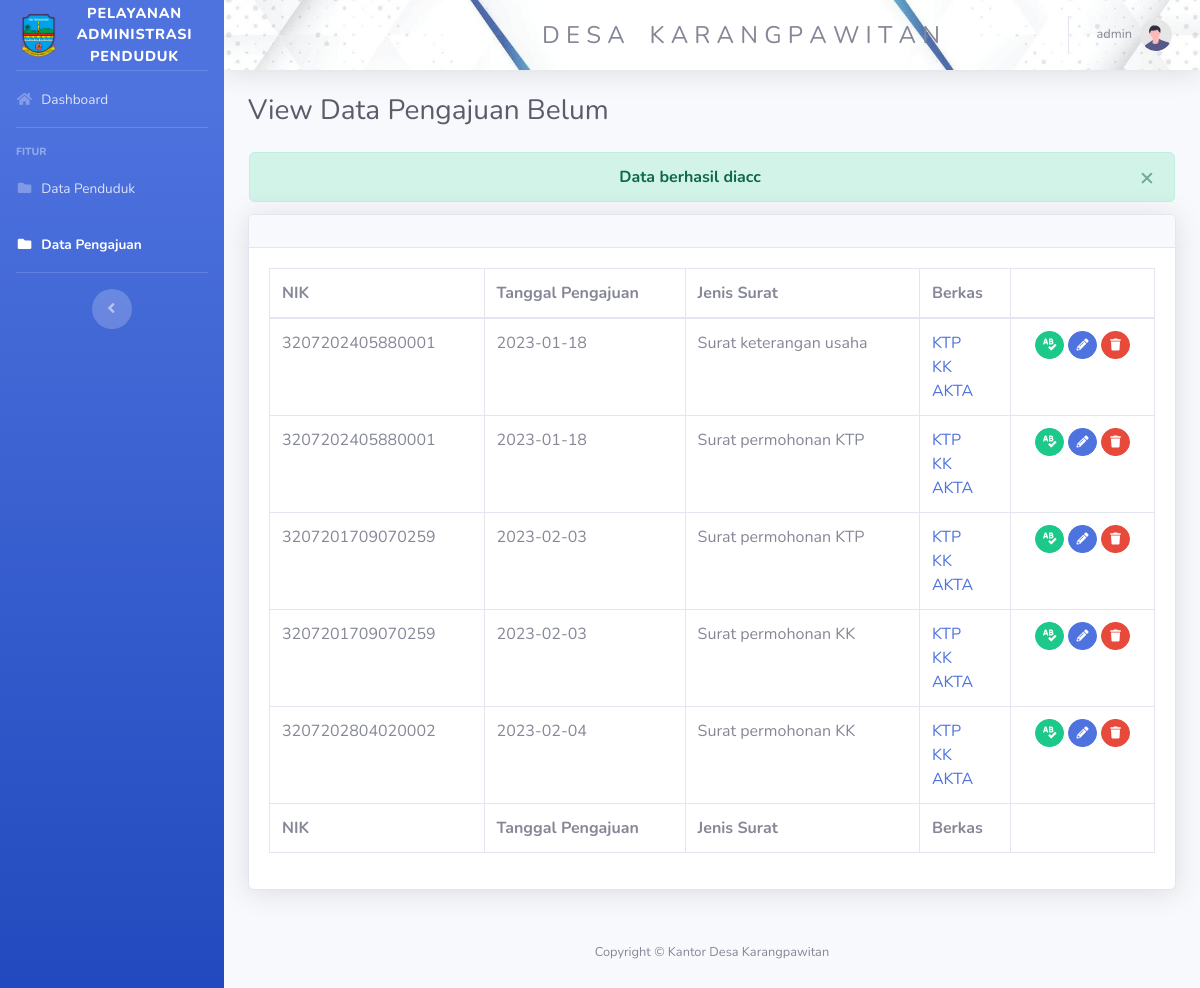
Screenshot of /view_data_pengajuan_belum.php?acc=success (signed in) with the database file from the repository.
### tables this page shows
CREATE TABLE IF NOT EXISTS `pengajuan` (
`id_pengajuan` int(11) NOT NULL,
  `tgl_pengajuan` date DEFAULT NULL,
  `gambar_ktp` varchar(150) NOT NULL,
  `gambar_kk` varchar(150) NOT NULL,
  `gambar_akta` varchar(150) NOT NULL,
  `catatan` varchar(150) NOT NULL,
  `nik` bigint(20) NOT NULL,
  `id_jenis_surat` int(11) NOT NULL
);

### view_data_pengajuan_belum.php (the view, shortened to what this page needs)
<!DOCTYPE html>
<html lang="en">
<head>
    <link href="vendor/fontawesome-free/css/all.min.css" rel="stylesheet" type="text/css">
    <link href="css/sb-admin-2.min.css" rel="stylesheet">
    <link rel="stylesheet" type="text/css" href="css/style.css">
    <link href="vendor/datatables/dataTables.bootstrap4.min.css" rel="stylesheet">
</head>
<body id="page-top">
    <div id="wrapper">
        <ul class="navbar-nav bg-gradient-primary samping sidebar sidebar-dark accordion" id="accordionSidebar">
            <a class="sidebar-brand d-flex align-items-center justify-content-center" href="dashboard_super.php">
                <div class="sidebar-brand-icon">
                    <img src="img/Logo.png" class="img-logo">
                </div>
                <div class="sidebar-brand-text mx-3 text">Pelayanan Administrasi Penduduk</div>
            </a>
            <hr class="sidebar-divider my-0">
            <li class="nav-item">
                <a class="nav-link" href="dashboard_admin.php">
                    <i class="fas fa-fw fa-home"></i>
                    <span>Dashboard</span></a>
            </li>
            <hr class="sidebar-divider">
            <div class="sidebar-heading">
                Fitur
            </div>
            <li class="nav-item">
                <a class="nav-link" href="view_data_penduduk_admin.php">
                    <i class="fas fa-fw fa-folder"></i>
                    <span>Data Penduduk</span></a>
            </li>
			<li class="nav-item active">
                <a class="nav-link" href="view_data_pengajuan_admin.php">
                    <i class="fas fa-fw fa-folder"></i>
                    <span>Data Pengajuan</span></a>
            </li>
            <hr class="sidebar-divider d-none d-md-block">
            <div class="text-center d-none d-md-inline">
                <button class="rounded-circle border-0" id="sidebarToggle"></button>
            </div>
        </ul>
        <div id="content-wrapper" class="d-flex flex-column">
            <div id="content" class="tengah">
                <nav class="navbar navbar-expand navbar-light img bg-white topbar mb-4 static-top shadow">
                    <h4  style="margin-left: 32%; margin-top: 1%;"> D E S A  &nbsp;&nbsp; K A R A N G P A W I T A N</h4>
                    <ul class="navbar-nav ml-auto">
                        <li class="nav-item dropdown no-arrow">
                            <a class="nav-link dropdown-toggle" href="#" id="userDropdown" role="button"
                                data-toggle="dropdown" aria-haspopup="true" aria-expanded="false">
                                <span class="mr-2 d-none d-lg-inline text-gray-600 small"><?php echo $_SESSION['username_akun']; ?></span>
                                <img class="img-profile rounded-circle"
                                    src="img/undraw_profile.svg">
                            </a>
                        </li>
                    </ul>
                </nav>
                <div class="container-fluid">
                    <h1 class="h3 mb-4 text-gray-800">View Data Pengajuan Belum</h1>
                    <div class="input_down">
                                <?php
                                if(isset($_GET['update'])){
                                    if($_GET['update'] == "success"){
                                        echo "
                                            <center>
                                            <div class='alert alert-success alert-dismissible div4'>
                                                <button type='button' class='close' data-dismiss='alert'>&times;</button>
                                                <strong>Data berhasil diperbarui</strong>
                                            </div>
                                            <center>
                                        ";
                                    }
                                }
                                else if(isset($_GET['acc'])){
                                    if($_GET['acc'] == "success"){
                                        echo "
                                            <center>
                                            <div class='alert alert-success alert-dismissible div4'>
                                                <button type='button' class='close' data-dismiss='alert'>&times;</button>
                                                <strong>Data berhasil diacc</strong>
                                            </div>
                                            <center>
                                        ";
                                    }
                                }
                                ?>
                    </div>
                    <br>
                    <div class="card shadow mb-4">
                        <div class="card-header py-3">
                        </div>
                        <div class="card-body">
                            <div class="table-responsive">
                                <table class="table table-bordered" id="dataTable" width="100%" cellspacing="0">
                                    <thead>
                                        <tr>
                                            <th>NIK</th>
                                            <th>Tanggal Pengajuan</th>
                                            <th>Jenis Surat</th>
                                            <th>Berkas</th>
                                            <th></th>
                                        </tr>
                                    </thead>
                                    <tfoot>
                                        <tr>
                                            <th>NIK</th>
                                            <th>Tanggal Pengajuan</th>
                                            <th>Jenis Surat</th>
                                            <th>Berkas</th>
                                            <th></th>
                                        </tr>
                                    </tfoot>
                                    <tbody>
                                    <?php
                                    require ('koneksi.php');
                                    $result= mysqli_query($conn,"SELECT * FROM pengajuan LEFT JOIN pelayanan ON pengajuan.id_pengajuan = pelayanan.id_pengajuan WHERE pelayanan.id_pengajuan IS NULL");
                                    while ($data = mysqli_fetch_array($result)){
                                    ?>
                                        <tr>
                                            <td><?php echo $data['nik']; ?></td>
                                            <td><?php echo $data['tgl_pengajuan']; ?></td>
                                            <td>
												<?php
													switch ($data['id_jenis_surat']) {
														case 2:
															echo "Surat keterangan usaha";
															break;
														case 3:
															echo "Surat permohonan KTP";
															break;
														case 4:
															echo "Surat permohonan KK";
															break;
													}
												?>
											</td>
                                            <td>
                                                <a href="download.php?filename=<?=$data['gambar_ktp']?>">KTP</a><br>
                                                <a href="download.php?filename=<?=$data['gambar_kk']?>">KK</a><br>
                                                <a href="download.php?filename=<?=$data['gambar_akta']?>">AKTA</a><br>
                                            </td>
                                            <td>
                                                <center>
                                                    <a href="<?php echo "acc_pengajuan_action.php?nik=".$data['nik']."&id_surat=".$data['id_jenis_surat']; ?>" class="btn btn-success btn-circle btn-sm" data-toggle="tooltip" title="ok">
                                                        <i class="fas fa-spell-check"></i>
                                                    </a>
                                                    <a href="<?php echo "update_pengajuan.php?nik=".$data['nik']."&id_surat=".$data['id_jenis_surat']; ?>" class="btn btn-primary btn-circle btn-sm" data-toggle="tooltip" title="Edit">
                                                        <i class="fas fa-pencil-alt"></i>
                                                    </a>
                                                    <a href="<?php echo "delete_pengajuan_action.php?nik=".$data['nik']."&id_surat=".$data['id_jenis_surat']; ?>" class="btn btn-danger btn-circle btn-sm" data-toggle="tooltip" title="Delete">
                                                        <i class="fas fa-trash"></i>
                                                    </a>
                                                </center>
                                            </td>
                                        </tr>
                                    <?php
                                        }
                                    ?>
                                    </tbody>
                                </table>
                            </div>
                        </div>
                    </div>
                </div>
            </div>
            <footer class="sticky-footer">
                <div class="container my-auto">
                    <div class="copyright text-center my-auto">
                        <span>Copyright &copy; Kantor Desa Karangpawitan</span>
                    </div>
                </div>
            </footer>
        </div>
    </div>
</body>
</html>

### css/style.css (style rules this page uses)
.samping { background-color: #1C2833; }
.div4 { width: 96%; text-align: center; font-size: 100%; }
.text { font-size: 90%; }
.input_down { height: 38px; margin-left: -2%; width: 104%; }

### view_data_pengajuan_belum.php (style rules this page uses)
.img-logo { width: 45px; height: 45px; }
.img { background-image: url("img/a.jpg"); background-position: center; background-repeat: no-repeat; background-size: cover; position: relative; }

### rows the page displays
pengajuan: nik "3207202405880001", tgl_pengajuan "2023-01-18", shows "Surat keterangan usaha"
pengajuan: nik "3207202405880001", tgl_pengajuan "2023-01-18", shows "Surat permohonan KTP"
pengajuan: nik "3207201709070259", tgl_pengajuan "2023-02-03", shows "Surat permohonan KTP"
pengajuan: nik "3207201709070259", tgl_pengajuan "2023-02-03", shows "Surat permohonan KK"
pengajuan: nik "3207202804020002", tgl_pengajuan "2023-02-04", shows "Surat permohonan KK"

### other values shown
$_SESSION['username_akun'] "admin"
